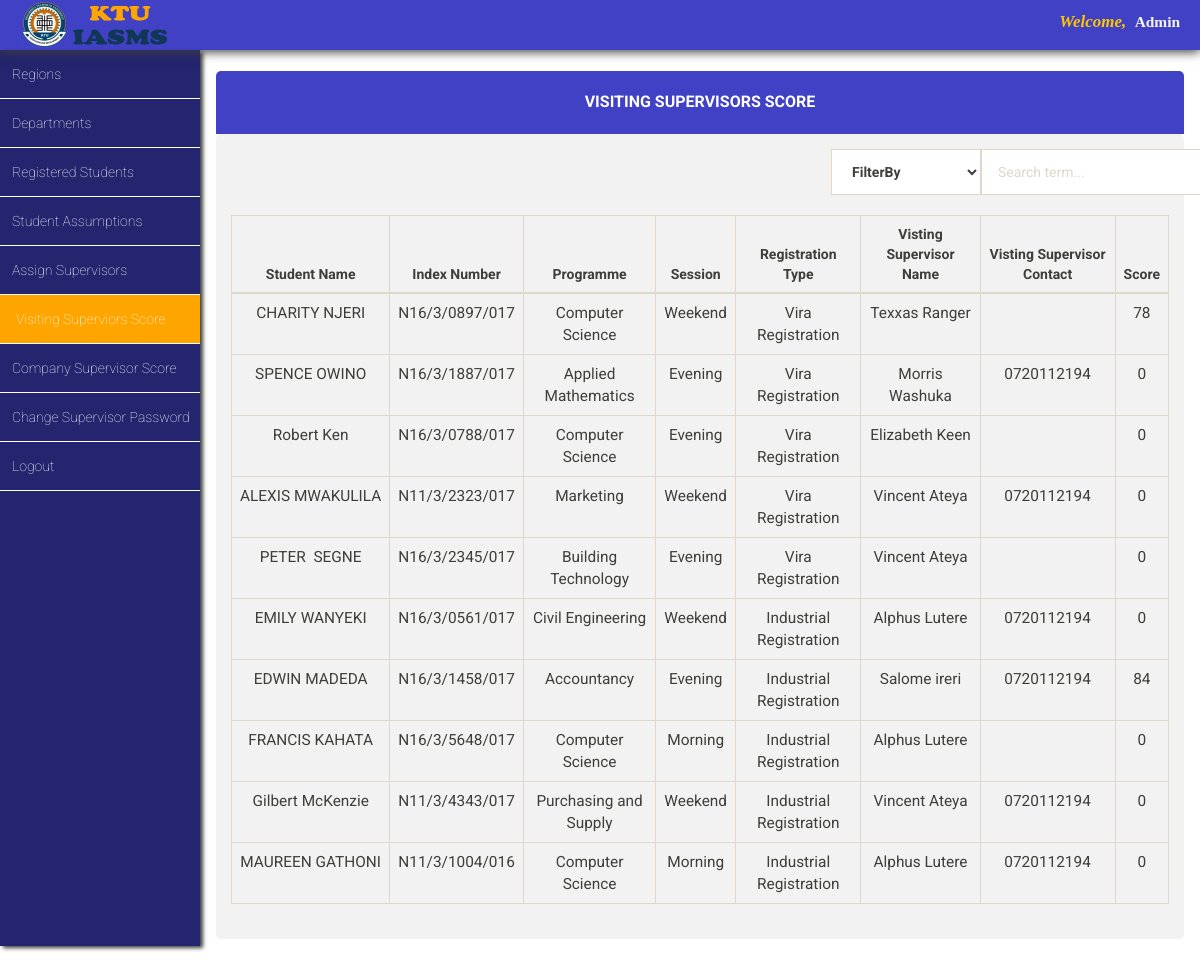
Screenshot of /admin/visiting_score/visiting_supervisors_score.php with the database file from the repository.
### tables this page shows
CREATE TABLE `vira_registration` (
  `id` int(11) NOT NULL,
  `first_name` varchar(255) NOT NULL,
  `last_name` varchar(255) NOT NULL,
  `other_name` varchar(255) NOT NULL,
  `index_number` varchar(200) NOT NULL,
  `programme` varchar(200) NOT NULL,
  `level` varchar(100) NOT NULL,
  `session` varchar(200) NOT NULL,
  `faculty` varchar(100) NOT NULL,
  `date` timestamp NOT NULL DEFAULT current_timestamp(),
  `visiting_supervisor_grade` int(100) NOT NULL,
  `company_supervisor_grade` int(11) NOT NULL,
  `visiting_supervisor_name` varchar(100) NOT NULL DEFAULT 'unassigned',
  `company_supervisor_name` varchar(100) NOT NULL DEFAULT 'unassigned',
  `company_supervisor_contact` varchar(11) NOT NULL,
  `visiting_supervisor_contact` varchar(11) NOT NULL,
  `attachment_region` varchar(100) NOT NULL DEFAULT 'unassigned',
  `submitted_report` text DEFAULT NULL
);

CREATE TABLE `industrial_registration` (
  `id` int(11) NOT NULL,
  `first_name` varchar(255) NOT NULL,
  `last_name` varchar(255) NOT NULL,
  `other_name` varchar(200) NOT NULL,
  `level` varchar(200) NOT NULL,
  `programme` varchar(200) NOT NULL,
  `session` varchar(200) NOT NULL,
  `faculty` varchar(100) NOT NULL,
  `date` timestamp NOT NULL DEFAULT current_timestamp(),
  `index_number` varchar(255) NOT NULL,
  `company_supervisor_grade` int(11) NOT NULL,
  `visiting_supervisor_grade` int(11) NOT NULL,
  `company_supervisor_name` varchar(100) NOT NULL DEFAULT 'unassigned',
  `visiting_supervisor_name` varchar(100) NOT NULL DEFAULT 'unassigned',
  `company_supervisor_contact` varchar(11) NOT NULL,
  `visiting_supervisor_contact` varchar(11) NOT NULL,
  `attachment_region` varchar(100) NOT NULL DEFAULT 'unassigned',
  `submitted_report` text DEFAULT NULL
);

### admin/visiting_score/visiting_supervisors_score.php (the view, shortened to what this page needs)
<?php
include '../../database_connection/database_connection.php';
$mysql_query_1 = "SELECT * FROM vira_registration";
$mysql_query_2 = "SELECT * FROM industrial_registration";
 ?>
<!DOCTYPE html>
<html lang="en" class="bg-pink">
<head>
  <link rel="stylesheet" href="../../css/bootstrap-theme.min.css"/>
  <link rel="stylesheet" href="../../css/bootstrap.min.css"/>
  <link rel="stylesheet" href="../../css/main_page_style.css"/>
  <link rel="stylesheet" href="visiting_supervisors_score.css"/>
</head>
<body>
<div id="top-navigation">
<div id="header_logo"><img src="../../img/header_log.png" class="img-responsive" alt="logo" style="float:left;width:150px; height:50px;position:relative;left:20px"/></div>
<div id="student_name"><span style="color:rgb(255, 198, 0);font-size:1.1em"><em>Welcome,</em>&nbsp; </span><span style="font-family:serif"><?php echo "Admin"?></span></div>
</div>
<div id="left_side_bar">
<ul id="menu_list">
  <a class="menu_items_link" href="../regions/regions.php"><li class="menu_items_list">Regions</li></a>
  <a class="menu_items_link" href="../departments/departments.php"><li class="menu_items_list">Departments</li></a>
  <a class="menu_items_link" href="../view_registered_students/view_registered_students.php"><li class="menu_items_list">Registered Students</li></a>
  <a class="menu_items_link" href="../students_assumptions/students_assumptions.php"><li class="menu_items_list">Student Assumptions</li></a>
  <a class="menu_items_link" href="../assign_supervisors/assign_supervisors.php"><li class="menu_items_list">Assign Supervisors</li></a>
  <a class="menu_items_link" href="visiting_supervisors_score.php"><li class="menu_items_list" style="background-color:orange;padding-left:16px">Visiting Superviors Score</li></a>
  <a class="menu_items_link" href="../company_score/company_supervisor_score.php"><li class="menu_items_list">Company Supervisor Score</li></a>
  <a class="menu_items_link" href="../change_password/change_password.php"><li class="menu_items_list">Change Supervisor Password</li></a>
  <a class="menu_items_link" href="../../index.php"><li class="menu_items_list">Logout</li></a>
</ul>
</div>
<div id="main_content">
  <div class="container-fluid">
    <div class = "panel">
       <div class = "panel-heading phead">
          <h2 class = "panel-title ptitle"> Visiting Supervisors Score </h2>
       </div>
            <div class = "panel-body pbody">
              <form method="post" action="">
              <div class="container">
                  <div class="row">
                      <div class="col-xs-5 col-xs-offset-6">
              		    <div class="input-group">
                              <div class="input-group-btn search-panel">
                                  <select class="form-control search_by_side" name="filter-by">
                                    <option>FilterBy</option>
                                  </select>
                              </div>
                              <input type="text" class="form-control" name="txt_search_term" placeholder="Search term...">
                            </form>
                          </div>
                      </div>
              	</div>
              </div>
              <br>
              <table class="table table-bordered table-hover">
                  <thead>
                    <tr>
                        <th style="text-align:center">Student Name</th>
                        <th style="text-align:center">Index Number</th>
                        <th style="text-align:center">Programme</th>
                        <th style="text-align:center">Session</th>
                        <th style="text-align:center">Registration Type </th>
                        <th style="text-align: center">Visting Supervisor Name</th>
                        <th style="text-align: center">Visting Supervisor Contact</th>
                        <th style="text-align: center">Score</th>
                    </tr>
                  </thead>
                  <tbody>
                    <?php
                    $mysql_query_command_1 = $mysql_query_1;
                    $execute_result_query = mysqli_query($conn,$mysql_query_command_1);
                    while ($row_set = mysqli_fetch_array($execute_result_query)){
                      echo "<tr style='text-align:center;font-size:1.1em'>";
                      echo "<td>".$row_set["first_name"]."&nbsp;".$row_set["last_name"]."</td>";
                      echo "<td>".$row_set["index_number"]."</td>";
                      echo "<td>".$row_set["programme"]."</td>";
                      echo "<td>".$row_set["session"]."</td>";
                      echo "<td>"."Vira Registration"."</td>";
					  echo "<td>".$row_set["visiting_supervisor_name"]."</td>";
                      echo "<td>".$row_set["visiting_supervisor_contact"]."</td>";
					  echo "<td>".$row_set["visiting_supervisor_grade"]."</td>";
                      echo "</tr>";
                    }
                    $mysql_query_command_2 = $mysql_query_2;
                    $execute_result_query_2 = mysqli_query($conn,$mysql_query_command_2);
                    while($row_set_2 = mysqli_fetch_array($execute_result_query_2)){
                      echo "<tr style='text-align:center;font-size:1.1em'>";
                      echo "<td>".$row_set_2["first_name"]."&nbsp;".$row_set_2["last_name"]."</td>";
                      echo "<td>".$row_set_2["index_number"]."</td>";
                      echo "<td>".$row_set_2["programme"]."</td>";
                      echo "<td>".$row_set_2["session"]."</td>";
                      echo "<td>"."Industrial Registration"."</td>";
                      echo "<td>".$row_set_2["visiting_supervisor_name"]."</td>";
                      echo "<td>".$row_set_2["visiting_supervisor_contact"]."</td>";
					  echo "<td>".$row_set_2["visiting_supervisor_grade"]."</td>";
                      echo "</tr>";
                    }
                     ?>
                  </tbody>
            </table>
</body>
</html>

### css/main_page_style.css (style rules this page uses)
* { margin: 0; padding: 0; }
#top-navigation { position: fixed; width: 100%; height: 50px; background-color: rgba(27, 27, 187, 0.83); box-shadow: 0 2px 10px; z-index: 4; }
#top-navigation #student_name { color: whitesmoke; float: right; margin-right: 20px; font-size: 1.1em; font-weight: bold; margin-top: 10px; font-family: serif; }
#left_side_bar { height: 92vh; float: left; margin-top: 50px; overflow: auto; background-color: rgba(18, 18, 99, 0.92); position: fixed; box-shadow: 3px 2px 4px; width: 200px; z-index: 2; }
#left_side_bar #menu_list a { text-decoration: none; color: white; font-size: 1em; }
#left_side_bar #menu_list li { text-decoration-style: none; padding: 14px 10px 14px 12px; border-bottom: 1px solid white; font-weight: lighter; }
#main_content { background-color: white; margin-top: 50px; float: right; padding-left: 200px; width: 100%; height: 92vh; overflow-y: auto; overflow-x: auto; }
@media only screen and (min-width: 320px) { #left_side_bar { width: 160px; } }
@media only screen and (min-width: 320px) { #left_side_bar #menu_list a { font-size: .8em; } }
@media only screen and (min-width: 320px) { #left_side_bar #menu_list li { padding: 14px 10px 14px 8px; } }
@media only screen and (min-width: 320px) { #main_content { padding-left: 160px; } }
@media only screen and (min-width: 480px) { #left_side_bar { width: 160px; } }
@media only screen and (min-width: 480px) { #left_side_bar #menu_list a { font-size: .8em; } }
@media only screen and (min-width: 480px) { #left_side_bar #menu_list li { padding: 14px 10px 14px 8px; } }
@media only screen and (min-width: 480px) { #main_content { padding-left: 160px; } }
@media only screen and (min-width: 992px) { #left_side_bar { width: 200px; } }
@media only screen and (min-width: 992px) { #left_side_bar #menu_list a { font-size: 1em; } }
@media only screen and (min-width: 992px) { #left_side_bar #menu_list li { padding: 14px 10px 14px 12px; } }
@media only screen and (min-width: 992px) { #main_content { padding-left: 200px; } }
@media only screen and (min-width: 1200px) { #left_side_bar { width: 200px; } }
@media only screen and (min-width: 1200px) { #left_side_bar #menu_list a { font-size: 1em; } }
@media only screen and (min-width: 1200px) { #left_side_bar #menu_list li { padding: 14px 10px 14px 12px; } }
@media only screen and (min-width: 1200px) { #main_content { padding-left: 200px; } }

### admin/visiting_score/visiting_supervisors_score.css (style rules this page uses)
.search_by_side { width: 150px !important; font-weight: bold; }
.phead { padding: 20px; margin-top: 20px; width: 100%; text-align: center; font-weight: bold; background-color: rgba(27, 27, 187, 0.83); border-top-left-radius: 5px; border-top-right-radius: 5px; color: white; }
.ptitle { font-size: 16px !important; font-weight: bold !important; }
.pbody { background-color: rgba(232, 232, 232, 0.56); border-radius: 5px; }

### rows the page displays
vira_registration: first_name "CHARITY", last_name "NJERI", index_number "N16/3/0897/017", programme "Computer Science", session "Weekend", visiting_supervisor_name "Texxas Ranger", visiting_supervisor_grade "78"
vira_registration: first_name "SPENCE", last_name "OWINO", index_number "N16/3/1887/017", programme "Applied Mathematics", session "Evening", visiting_supervisor_name "Morris Washuka", visiting_supervisor_contact "0720112194", visiting_supervisor_grade "0"
vira_registration: first_name "Robert", last_name "Ken", index_number "N16/3/0788/017", programme "Computer Science", session "Evening", visiting_supervisor_name "Elizabeth Keen", visiting_supervisor_grade "0"
vira_registration: first_name "ALEXIS", last_name "MWAKULILA", index_number "N11/3/2323/017", programme "Marketing", session "Weekend", visiting_supervisor_name "Vincent Ateya", visiting_supervisor_contact "0720112194", visiting_supervisor_grade "0"
vira_registration: first_name "PETER", last_name "SEGNE", index_number "N16/3/2345/017", programme "Building Technology", session "Evening", visiting_supervisor_name "Vincent Ateya", visiting_supervisor_grade "0"
industrial_registration: first_name "EMILY", last_name "WANYEKI", index_number "N16/3/0561/017", programme "Civil Engineering", session "Weekend", visiting_supervisor_name "Alphus Lutere", visiting_supervisor_contact "0720112194", visiting_supervisor_grade "0"
industrial_registration: first_name "EDWIN", last_name "MADEDA", index_number "N16/3/1458/017", programme "Accountancy", session "Evening", visiting_supervisor_name "Salome ireri", visiting_supervisor_contact "0720112194", visiting_supervisor_grade "84"
industrial_registration: first_name "FRANCIS", last_name "KAHATA", index_number "N16/3/5648/017", programme "Computer Science", session "Morning", visiting_supervisor_name "Alphus Lutere", visiting_supervisor_grade "0"
industrial_registration: first_name "Gilbert", last_name "McKenzie", index_number "N11/3/4343/017", programme "Purchasing and Supply", session "Weekend", visiting_supervisor_name "Vincent Ateya", visiting_supervisor_contact "0720112194", visiting_supervisor_grade "0"
industrial_registration: first_name "MAUREEN", last_name "GATHONI", index_number "N11/3/1004/016", programme "Computer Science", session "Morning", visiting_supervisor_name "Alphus Lutere", visiting_supervisor_contact "0720112194", visiting_supervisor_grade "0"
